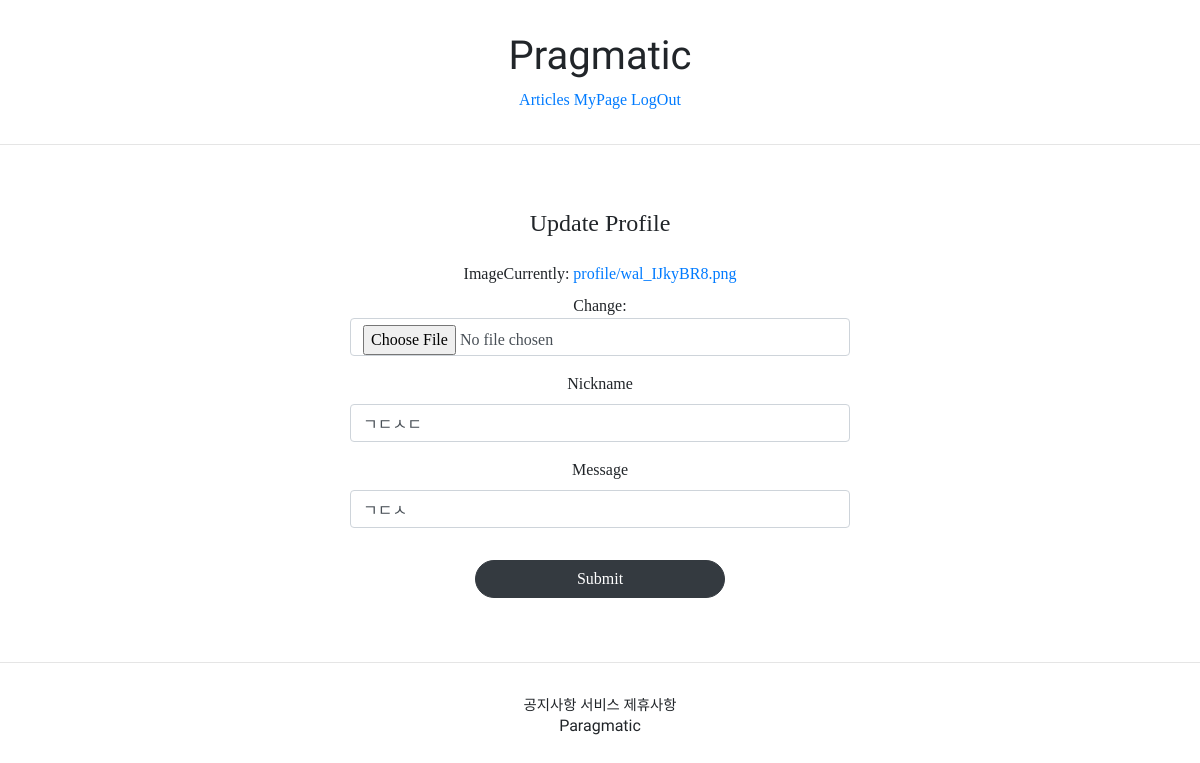
Before: /profiles/update/3 (signed in) with the older database file.
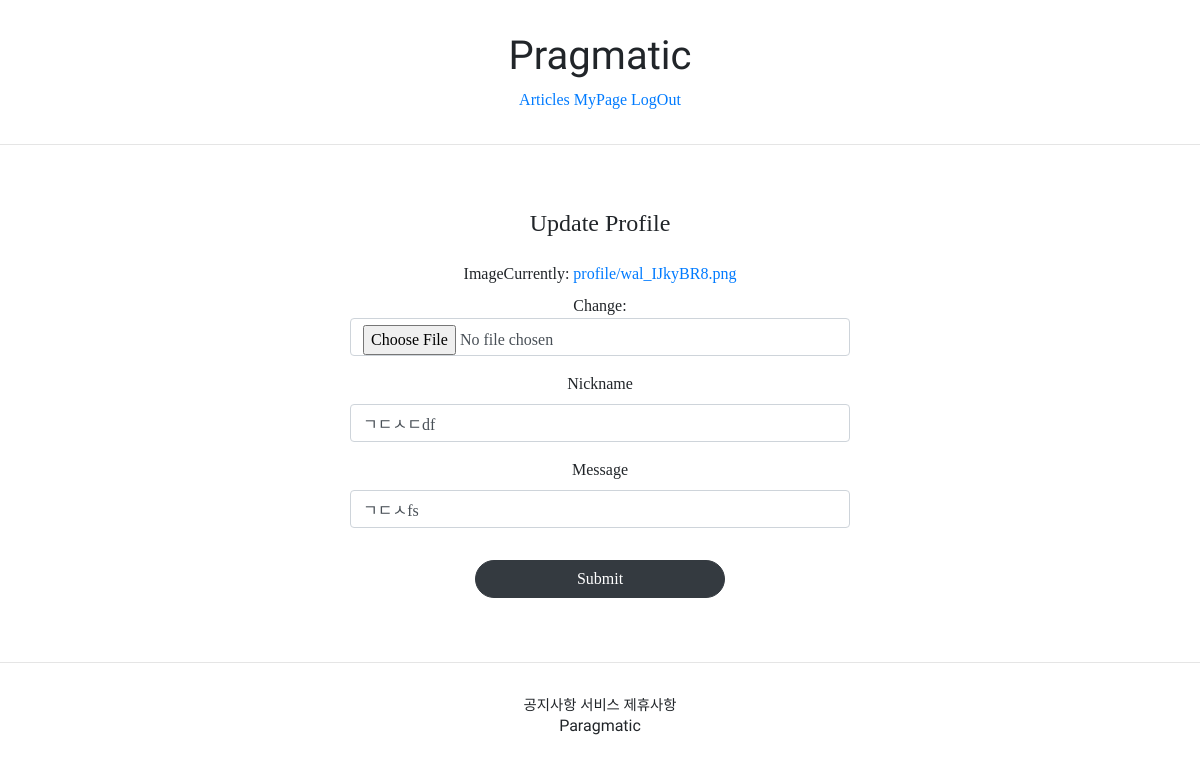
After: the same page with the newer database file.
### profileapp/models.py (models this page shows)
class Profile(models.Model):
    user = models.OneToOneField(User, on_delete=models.CASCADE, related_name="profile")
    image = models.ImageField(upload_to="profile/", null=True)
    nickname = models.CharField(max_length=20, unique=True, null=True)
    message = models.CharField(max_length=100, null=True)

### profileapp/views.py (the view, shortened to what this page needs)
# urls.py: path("update/<int:pk>", ProfileUpdateView.as_view(), name='update'),
@method_decorator(profile_ownership_required, 'get')
@method_decorator(profile_ownership_required, 'post')
class ProfileUpdateView(UpdateView):
    model = Profile
    context_object_name = 'target_profile'
    form_class = ProfileCreationForm
    template_name = 'profileapp/update.html'

### profileapp/forms.py
class ProfileCreationForm(ModelForm):
    class Meta:
        model = Profile
        fields = ["image", "nickname", "message"]

### profileapp/templates/profileapp/update.html (shortened to what this page needs)
{% extends 'base.html' %}
{% load bootstrap4 %}
{% block content %}
    <div style="text-align: center; max-width: 500px; margin: 4rem auto">
        <div class="mb-4">
            <h4>Update Profile</h4>
        </div>
        <form action="{% url "profileapp:update" pk=target_profile.pk %}" method="POST" enctype="multipart/form-data">
            {% bootstrap_form form %}
            <input type="submit" class="btn btn-dark rounded-pill col-6 mt-3">
        </form>
    </div>
{% endblock %}

Changed rows visible on the page:
changed Profile: nickname "ㄱㄷㅅㄷ" → "ㄱㄷㅅㄷdf"; message "ㄱㄷㅅ" → "ㄱㄷㅅfs"
